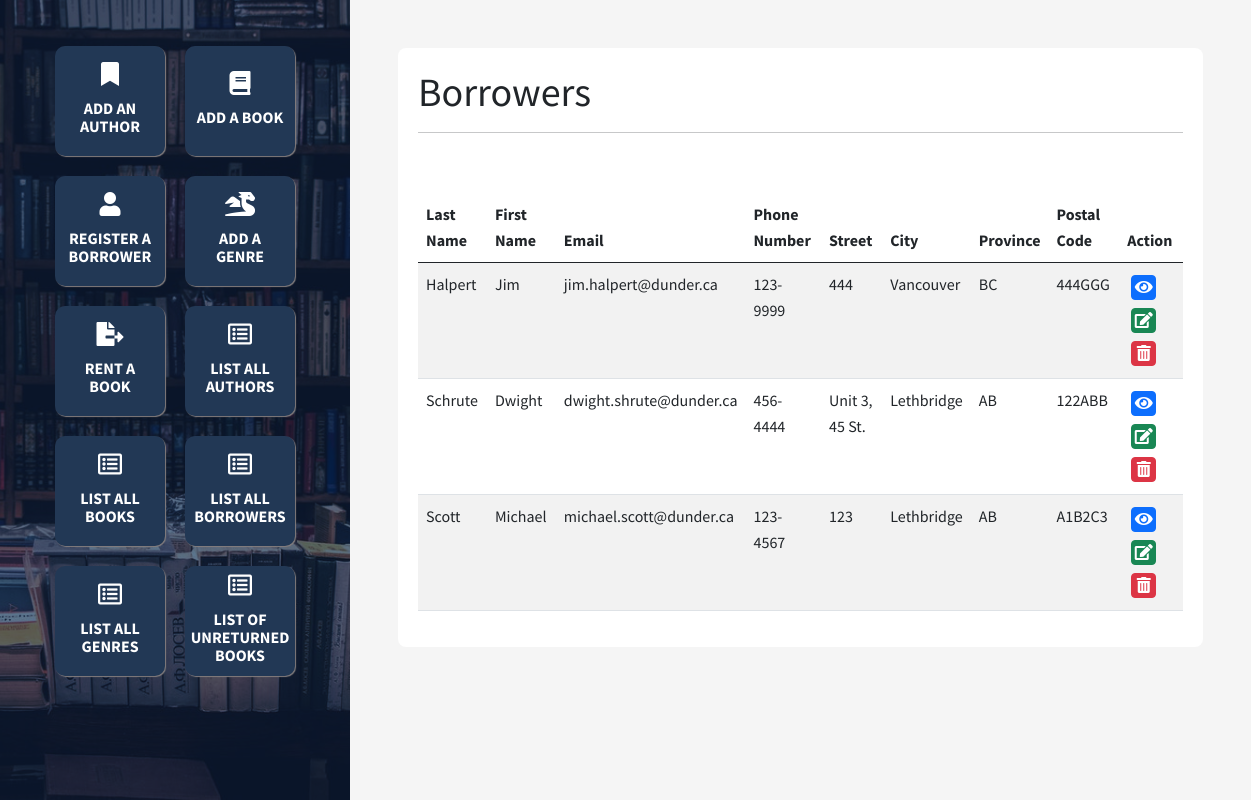
Page /list/borrowers.php on the committed database.
### tables this page shows
create table BORROWER(
    id int unsigned not null auto_increment,
    fName varchar(35),
    lName varchar(45) not null,
    email varchar(35) not null unique,
    phone varchar(15),
    street varchar(30),
    city varchar(30),
    prov enum('NL', 'PE', 'NS', 'NB', 'QC', 'ON', 'MB', 'SK', 'AB', 'BC', 'YT', 'NT', 'NU'),
    postalCode varchar(10),
    primary key (id)
);

### list/borrowers.php (the view, shortened to what this page needs)
<?php
    include '../config.php';
    include '../head.php';
    include '../footer.php';
?>
<div class="right p-5">
    <main>
        <h1>Borrowers</h1>
        <hr>
        <?php
            $sql = 'select * from BORROWER order by lName asc';
            $result = $conn->query($sql);
            if (!$result)
            {
                echo '<div class="bg-danger text-white p-3">Connection error!</div>';
                exit;
            }
            else if ($result->num_rows > 0)
            {
                echo '<table class="table table-striped">';
                echo '<thead>';
                echo '<tr>';
                echo '<th scope="col">Last Name</th>';
                echo '<th scope="col">First Name</th>';
                echo '<th scope="col">Email</th>';
                echo '<th scope="col">Phone Number</th>';
                echo '<th scope="col">Street</th>';
                echo '<th scope="col">City</th>';
                echo '<th scope="col">Province</th>';
                echo '<th scope="col">Postal Code</th>';
                echo '<th scope="col">Action</th>';
                echo '</tr>';
                echo '</thead>';
                echo '<tbody>';
                while($row = $result->fetch_assoc()) {
                    echo '<tr>';
                    echo '<td class="col">'.$row['lName'].'</td>';
                    echo '<td class="col">'.$row['fName'].'</td>';
                    echo '<td class="col">'.$row['email'].'</td>';
                    echo '<td class="col">'.$row['phone'].'</td>';
                    echo '<td class="col">'.$row['street'].'</td>';
                    echo '<td class="col">'.$row['city'].'</td>';
                    echo '<td class="col">'.$row['prov'].'</td>';
                    echo '<td class="col">'.$row['postalCode'].'</td>';
                    echo '<td class="col">';
                    echo '<a title="Update" class="mx-1 my-1 p-1 btn btn-primary" href="../view/borrower.php?id='.$row['id'].'"><i class="fas fa-eye"></i>';
                    echo '<a title="Edit" class="mx-1 my-1 p-1 btn btn-success" href="../edit/borrower.php?id='.$row['id'].'"><i class="fas fa-edit"></i></a>';
                    echo '<a title="Delete" class="mx-1 my-1 p-1 btn btn-danger" href="../delete/borrower.php?id='.$row['id'].'"><i class="fas fa-trash-alt"></i></a>';
                    echo '</td>';
                    echo '</tr>';
                }
                echo '</tbody>';
                echo '</table>';
            }
            else
            {
                echo '<div class="text-muted">No borrowers found.</div>';
            }
        ?>
    </main>
</div>

### css/styles.css (style rules this page uses)
body { font-family: 'Source Sans Pro', sans-serif; line-height:1.65rem; }
a { text-decoration: none; }
hr { margin-bottom: 60px; }
table i { height: 15px; width: 15px; display: flex !important; justify-content: center; align-items: center; }
.right { width:100%; flex-shrink:1; margin-left: 350px; min-height:100vh; }
main { width: 100%; background: white; min-height: 550px; border-radius: 8px; padding: 20px; }

### rows in the picture
borrower: lName "Halpert", fName "Jim", email "jim.halpert@dunder.ca", phone "123-9999", street "444", city "Vancouver", prov "BC", postalCode "444GGG"
borrower: lName "Schrute", fName "Dwight", email "dwight.shrute@dunder.ca", phone "456-4444", street "Unit 3, 45 St.", city "Lethbridge", prov "AB", postalCode "122ABB"
borrower: lName "Scott", fName "Michael", email "michael.scott@dunder.ca", phone "123-4567", street "123", city "Lethbridge", prov "AB", postalCode "A1B2C3"
